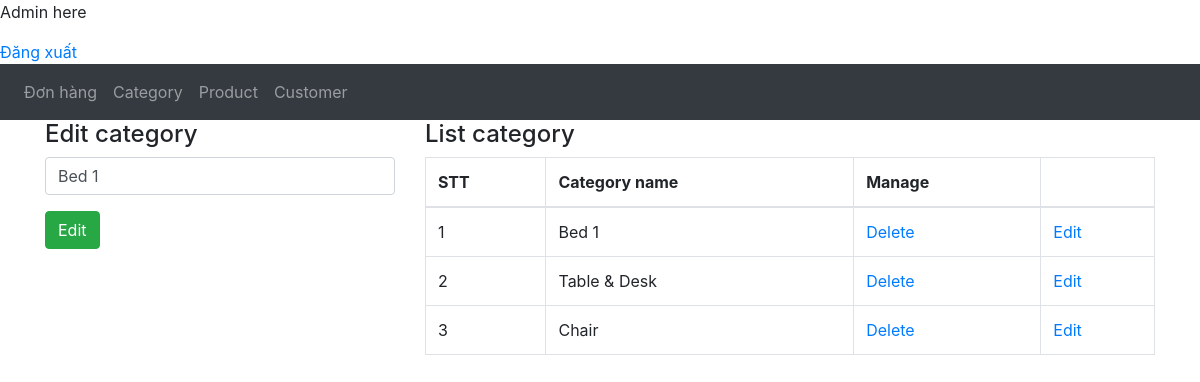
The page /admin/xulidanhmuc.php?sua=1 on the database its author committed.
### tables this page shows
CREATE TABLE `tbl_category` (
  `category_id` int(11) NOT NULL,
  `category_name` varchar(50) NOT NULL
);

### admin/xulidanhmuc.php (the view, shortened to what this page needs)
<?php
$con = mysqli_connect("localhost:3307","root","","donoithat");
?>
<?php
    $sql_category = mysqli_query($con, "SELECT * FROM tbl_category");
?>
<!DOCTYPE html>
<html lang="en">
<head>
    <link rel="stylesheet" href="https://maxcdn.bootstrapcdn.com/bootstrap/4.5.2/css/bootstrap.min.css">
</head>
<body>
<p>Admin here</p>
<a href = "dashboard.php?login=dangxuat">Đăng xuất</a>
<?php
 include_once('nav.php');
?>
<div class = "container">
    <div class="row">
        <div class = "col-md-4">
        <?php
        if(isset($_GET['sua'])){
        $danhmuc_id = $_GET['sua'];
        $sql_danhmuc_edit = mysqli_query($con, "SELECT * FROM tbl_category WHERE category_id = '$danhmuc_id'");
        $danhmuc_edit = mysqli_fetch_array($sql_danhmuc_edit);
        ?>
            <h4>Edit category</h4>
            <form action="?sua=<?php echo  $danhmuc_edit['category_id']?>" method = "POST" >
                <div class = "form-group" >
                <input type = "text" name = "danhmuc" class = "form-control" placeholder = "Enter name category" value = "<?php echo $danhmuc_edit['category_name']?>"required/>
                </div>
                <button type = "submit" class = "btn btn-success" name = "suadanhmuc">Edit</button>
            </form>
            <?php
            }
            ?>
        </div>
            <div class = "col-md-8">
            <h4>List category</h4>
            <table class = "table table-resonsive table-bordered table-tripped">
                <tr>
                    <th>STT</th>
                    <th>Category name</th>
                    <th>Manage</th>
                </tr>
                <tbody>
                <?php
                    $i = 1;
                    while($row_category = mysqli_fetch_array($sql_category)) {
                ?>
                   <tr>
                        <td><?php echo $i?></td>
                        <td><?php echo $row_category['category_name']?></td>
                        <td><a href = "?xoa=<?php echo $row_category['category_id']?>">Delete</a></td>
                        <td><a href = "?sua=<?php echo $row_category['category_id']?>">Edit</a></td>
                    </tr>
                <?php
                    $i++;
                    }
                ?>
                </tbody>
            </table>
        </div>
    </div>
</div>
</body>
</html>

### rows shown on the page
tbl_category: danhmuc "Bed 1", category_name "Bed 1"
tbl_category: category_name "Table & Desk"
tbl_category: category_name "Chair"
